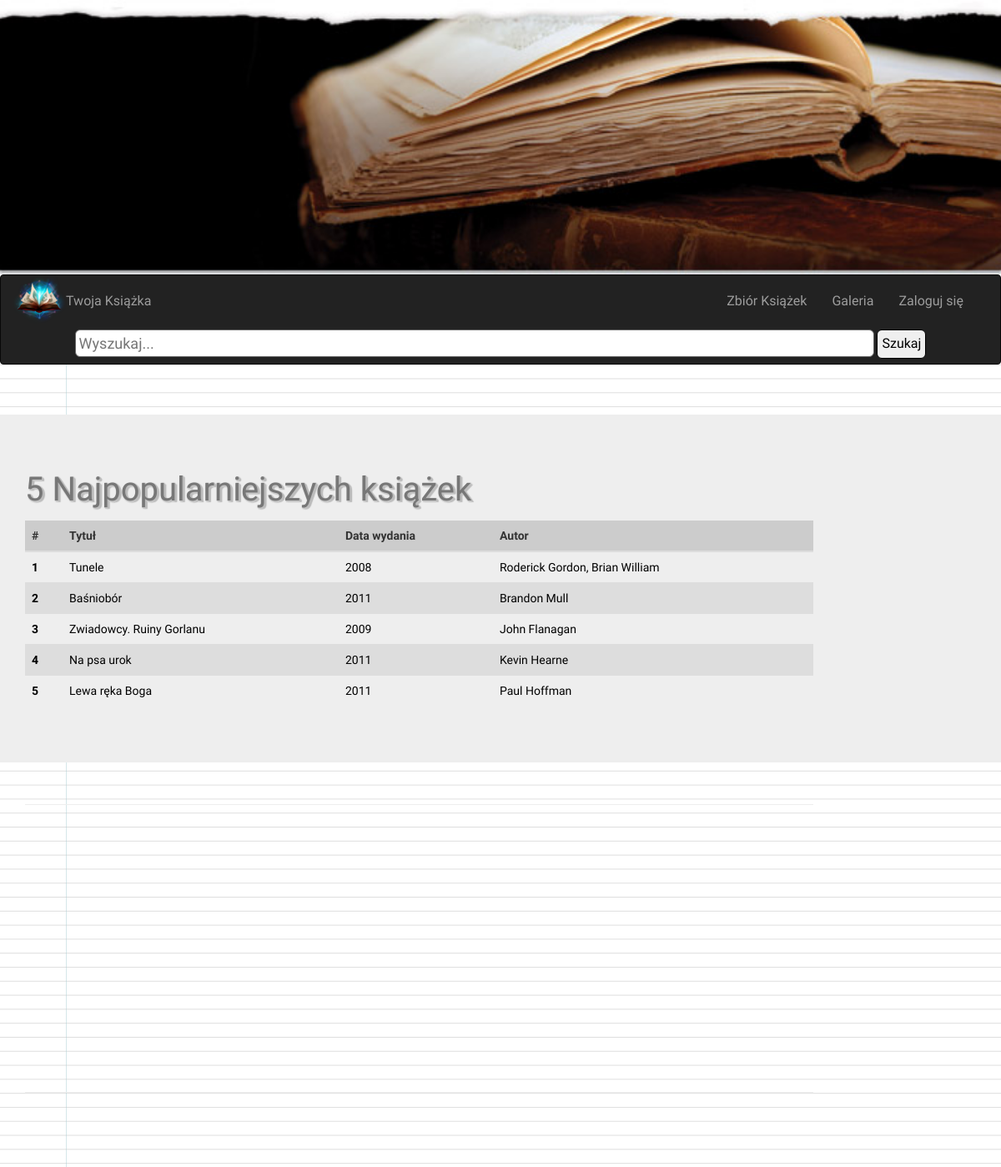
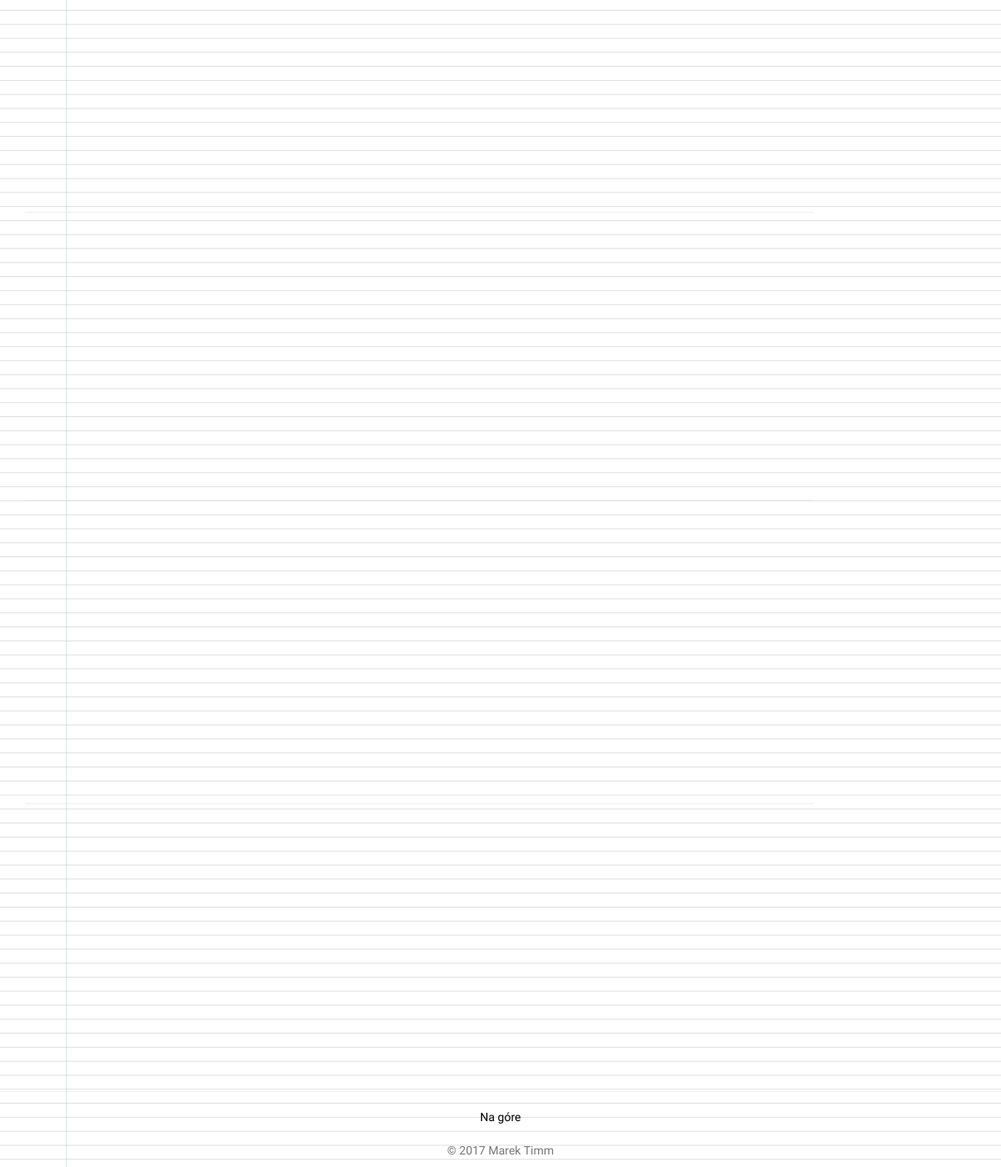
The page /index.php?strona=glowna on the database its author committed (2 pictures, top to bottom).
### tables this page shows
CREATE TABLE `ksiazki` (
  `id_ksiazki` int(11) NOT NULL,
  `tytul` varchar(30) NOT NULL,
  `autor` varchar(30) NOT NULL,
  `opis` text NOT NULL,
  `rokWydania` varchar(4) NOT NULL,
  `liczbaStron` int(11) NOT NULL,
  `obrazek` text NOT NULL
);

### glowna.php (the view, shortened to what this page needs)
<?php
$polaczenie = new mysqli('localhost','root','','twojaKsiazka');
            if(!$polaczenie->connect_error){
                $polaczenie -> set_charset('utf8');
                $sql ="SELECT DISTINCT ksiazki.`id_ksiazki`, `tytul`, `autor`,`opis`,`rokWydania`, `obrazek` FROM `ksiazki` INNER JOIN ulubione ON ksiazki.id_ksiazki = ulubione.id_ksiazki GROUP BY ulubione.id_uzytkownika ORDER BY COUNT(ulubione.id_ksiazki) DESC LIMIT 5";
                if($rezultat = $polaczenie -> query($sql)){
                    echo <<<HTML
                    <div class="jumbotron">
                        <div class="container">
                            <div class="row">
                                <div class="col-xs-12 col-sm-12 col-md-10 col-lg-10">
                                    <table class="table">
                                        <h1 id="naglowek">5 Najpopularniejszych książek</h1>
                                        <thead>
                                            <tr>
                                                <th>#</th>
                                                <th>Tytuł</th>
                                                <th>Data wydania</th>
                                                <th>Autor</th>
                                            </tr>
                                        </thead>
                                        <tbody>
HTML;
                        $i=1;
                    while($wiersz = $rezultat -> fetch_assoc()){
                        echo <<<HTML
                        <tr>
								<th scope="row"><a href="#ksiazka$i">$i</a></th>
								<td><a href="#ksiazka$i">{$wiersz['tytul']}</a></td>
								<td><a href="#ksiazka$i">{$wiersz['rokWydania']}</a></td>
								<td><a href="#ksiazka$i">{$wiersz['autor']}</a></td>
							</tr>
HTML;
                        $i++;
                    }
                    echo <<<HTML
                    </tbody>
					</table>
				</div>
			</div>
		</div>
	</div>
HTML;
            }else{
                echo "<h2>Coś poszło nie tak</h2>";
            }
                $sql ="SELECT DISTINCT ksiazki.`id_ksiazki`, `tytul`, `autor`,`opis`,`rokWydania`, `obrazek` FROM `ksiazki` INNER JOIN ulubione ON ksiazki.id_ksiazki = ulubione.id_ksiazki GROUP BY ulubione.id_uzytkownika ORDER BY COUNT(ulubione.id_ksiazki) DESC LIMIT 5";
                if($rezultat = $polaczenie -> query($sql)){
                    echo <<<HTML
     <div class="container ">
		<div class="row">
			<div class="col-xs-12 col-sm-12 col-md-10 col-lg-10">
HTML;
                        $i=1;
                    while($wiersz = $rezultat -> fetch_assoc()){
                        echo <<<HTML
				<hr id="ksiazka$i" class="linia">
				<a href="?strona=wynik&ksiazka={$wiersz['id_ksiazki']}" >
					<div class="foo bar">
						<h1 class="text-success">{$wiersz['tytul']}</h1>
						<div class="content-obraz"">
							<img src="{$wiersz['obrazek']}" alt="{$wiersz['tytul']}" class="img-thumbnail obraz ">
							<p class="text-success">
							{$wiersz['opis']}
							</p>
						</div>
					</div>
				</a>
HTML;
                        $i++;
                    }
                    echo <<<HTML
				</div>
HTML;
            }else{
                echo "<h2>Coś poszło nie tak</h2>";
            }
                $sql ="SELECT DISTINCT ksiazki.`id_ksiazki`, `tytul`, `autor`,`opis`,`rokWydania`, `obrazek` FROM `ksiazki` INNER JOIN ulubione ON ksiazki.id_ksiazki = ulubione.id_ksiazki GROUP BY ulubione.id_uzytkownika ORDER BY COUNT(ulubione.id_ksiazki) DESC LIMIT 5";
                if($rezultat = $polaczenie -> query($sql)){
                    echo <<<HTML
            <div class="col-md-2 col-lg-2">
				<nav class="hidden-xs hidden-sm affix" id="nav-boczne">
					<ul class="nav ">
                        <li class="bg-info"><a class="kolor" href="#rozwijane"> Na góre</a></li>
HTML;
                    echo <<<HTML
                        </ul>
				    </nav>
				</div>
			</div>
		</div>
HTML;
            }else{
                    $polaczenie -> close();
                echo "<h2>Coś poszło nie tak</h2>";
            }
        }else{
                echo "<h2>Coś poszło nie tak</h2>";
        }
?>

### css/style.css (style rules this page uses)
body { background-color: #fff; background-image: linear-gradient(90deg, transparent 79px, #abced4 7px, #abced4 1px, transparent 80px), linear-gradient(#dedede .1em, transparent .1em); background-size: 100% 1.2em; font-family: 'Inknut Antiqua', serif; }
#naglowek { font-size: 40px; color: #777; text-shadow: 1px 0px 1px #bbb, 0px 1px 1px #ccc, 2px 1px 1px #bbb, 1px 2px 1px #ccc, 3px 2px 1px #bbb; margin-bottom: 15px; }
a, a:link, a:visited, a:hover, a:active { text-decoration: none; color: black; }
thead { background-color: #ccc; }
tbody tr:nth-child(2n) { background-color: #ddd; }
div div hr { height: 50px; }

### rows shown on the page
ksiazki: tytul "Tunele", rokWydania "2008", autor "Roderick Gordon, Brian William"
ksiazki: tytul "Baśniobór", rokWydania "2011", autor "Brandon Mull"
ksiazki: tytul "Zwiadowcy. Ruiny Gorlanu", rokWydania "2009", autor "John Flanagan"
ksiazki: tytul "Na psa urok", rokWydania "2011", autor "Kevin Hearne"
ksiazki: tytul "Lewa ręka Boga", rokWydania "2011", autor "Paul Hoffman"
